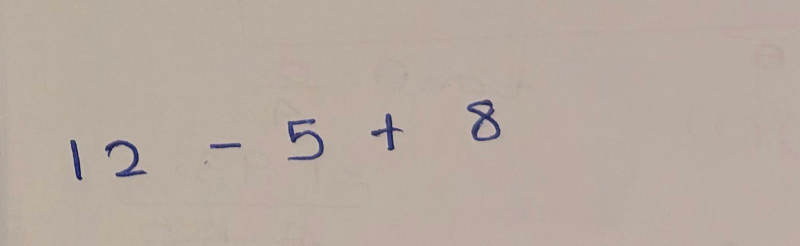
#> input picture member_sources/member_2/testimages/testcase1.jpeg, 1600 x 491 px (shown at 1/2 size); its folder holds only this picture in this run
$ python run_segmentation_experiments.py
#> lines starting #> are read from the running program, lines starting #| are printed output that depends on the picture; after the words box and inside, x2 and y2 are one past the last pixel; in counts of white or black regions, pixels touching at a corner belong together
#> in process_image, image is the input picture: shape (491, 1600, 3); mean B, G, R 160.7, 170.4, 183.6
### member_sources/member_2/Segmentation.py

import cv2
import numpy as np


MIN_COMPONENT_AREA = 8
MIN_SPLIT_WIDTH = 6
MAX_SPLIT_DEPTH_RATIO = 0.55
MIN_WIDTH_RATIO = 1.65


def ensure_binary(image):

    if image is None:
        raise ValueError("Image cannot be None")

    if image.ndim == 3:
        gray = cv2.cvtColor(image, cv2.COLOR_BGR2GRAY)
    elif image.ndim == 2:
        gray = image
    else:
        raise ValueError("Image must be 2D or 3D")

    if gray.size == 0:
        raise ValueError("Image is empty")

    if gray.dtype != np.uint8:
        gray = np.clip(gray, 0, 255).astype(np.uint8)

    _, binary = cv2.threshold(
        gray,
        0,
        255,
        cv2.THRESH_BINARY + cv2.THRESH_OTSU
    )
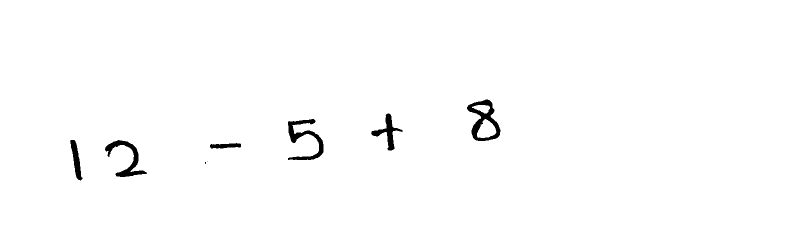
#> binary: shape (491, 1600) (shown at 1/2 size); 98.9% white; 8 black regions (2 under 20 px), largest, box (x1, y1, x2, y2) and area: (934, 199, 1001, 282) 2120, (576, 238, 647, 320) 1897, (210, 280, 294, 354) 1697, (742, 227, 805, 301) 1238, (140, 280, 165, 361) 892, (420, 286, 482, 297) 488

    # Assume foreground occupies less than half the image.
    if np.count_nonzero(binary) > binary.size / 2:
        binary = cv2.bitwise_not(binary)
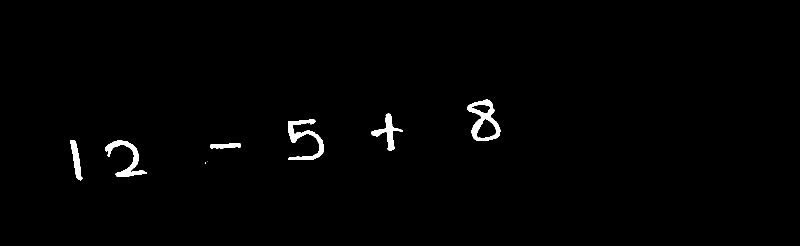
#> binary: shape (491, 1600) (shown at 1/2 size); 1.1% white; 8 white regions (2 under 20 px), largest, box (x1, y1, x2, y2) and area: (934, 199, 1001, 282) 2120, (576, 238, 647, 320) 1897, (210, 280, 294, 354) 1697, (742, 227, 805, 301) 1238, (140, 280, 165, 361) 892, (420, 286, 482, 297) 488

    return binary


# [19 lines left out: function remove_small_noise, not called in this run]


def sort_boxes(boxes):
    """Sort bounding boxes from left to right."""

    return sorted(
        boxes,
        key=lambda box: (box[0], box[1])
    )


# [33 lines left out: function segment_contours, not called in this run]


def segment_connected_components(image):
    """Detect connected foreground components."""

    binary = ensure_binary(image)

    count, labels, stats, _ = cv2.connectedComponentsWithStats(
        binary,
        connectivity=8
    )

    boxes = []

    for i in range(1, count):
        x, y, w, h, area = stats[i]

        if area >= MIN_COMPONENT_AREA:
            boxes.append((
                int(x), int(y), int(w), int(h)
            ))

    return sort_boxes(boxes)


# [252 lines left out: functions segment_vertical_projection, estimate_reference_width, find_split_position, split_wide_region, segment_hybrid, not called in this run]


def extract_digit_regions(image, boxes):
    """Extract individual character crops."""

    binary = ensure_binary(image)

    height, width = binary.shape

    regions = []

    for x, y, w, h in boxes:

        x1 = max(0, x)
        y1 = max(0, y)

        x2 = min(width, x + w)
        y2 = min(height, y + h)

        if x2 > x1 and y2 > y1:
            regions.append(
                binary[y1:y2, x1:x2].copy()
            )

    return regions


def resize_digit(image, size=(28, 28)):
    """
    Resize an already-segmented character to 28x28.

    Preserves aspect ratio and centres the character
    on a black background.

    Input must have white foreground on black background.
    """

    if image is None or image.size == 0:
        raise ValueError("Invalid digit image")

    if image.ndim == 3:
        gray = cv2.cvtColor(image, cv2.COLOR_BGR2GRAY)
    elif image.ndim == 2:
        gray = image
    else:
        raise ValueError("Invalid image dimensions")

    # IMPORTANT:
    # Do not use ensure_binary() here.
    # The image is already segmented with white foreground.
    binary = np.where(gray > 127, 255, 0).astype(np.uint8)

    target_w, target_h = size

    canvas = np.zeros(
        (target_h, target_w),
        dtype=np.uint8
    )

    ys, xs = np.where(binary > 0)

    if len(xs) == 0:
        return canvas

    # Crop unnecessary background.
    x1 = xs.min()
    x2 = xs.max() + 1
    y1 = ys.min()
    y2 = ys.max() + 1

    cropped = binary[y1:y2, x1:x2]

    h, w = cropped.shape

    # Keep padding around the character.
    max_w = max(1, target_w - 8)
    max_h = max(1, target_h - 8)

    scale = min(
        max_w / w,
        max_h / h
    )

    new_w = max(1, round(w * scale))
    new_h = max(1, round(h * scale))

    resized = cv2.resize(
        cropped,
        (new_w, new_h),
        interpolation=(
            cv2.INTER_AREA
            if scale < 1
            else cv2.INTER_LINEAR
        )
    )

    x_offset = (target_w - new_w) // 2
    y_offset = (target_h - new_h) // 2

    canvas[
        y_offset:y_offset + new_h,
        x_offset:x_offset + new_w
    ] = resized

    return canvas


# [4 lines left out: function normalize_image, not called in this run]


def remove_border_artifacts(image):
    """
    Remove rectangular frame artifacts that touch
    the image boundary.

    Does not remove interior loops such as digit 0.
    """
    binary = ensure_binary(image).copy()
    height, width = binary.shape
#> (the rest of the program and of its run is left out)
